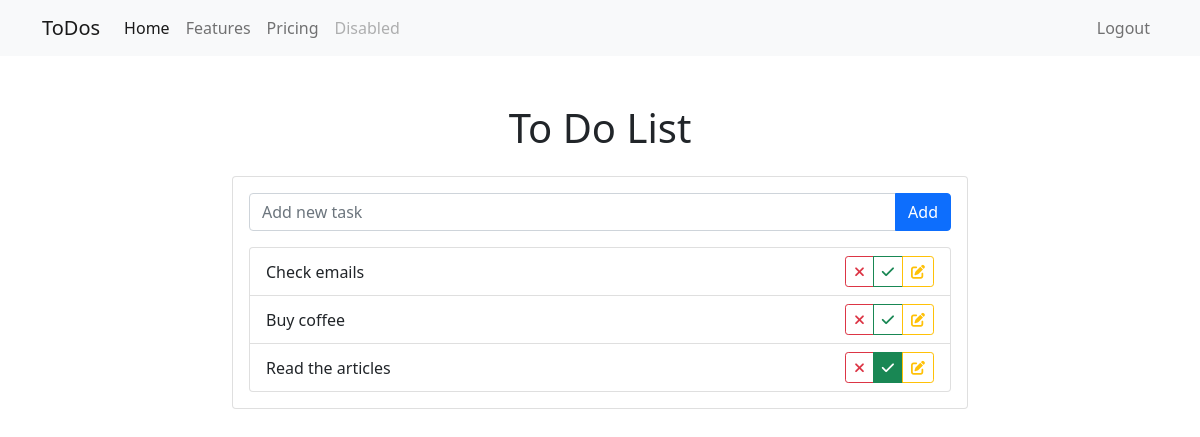
The app's page / (signed in), older data.
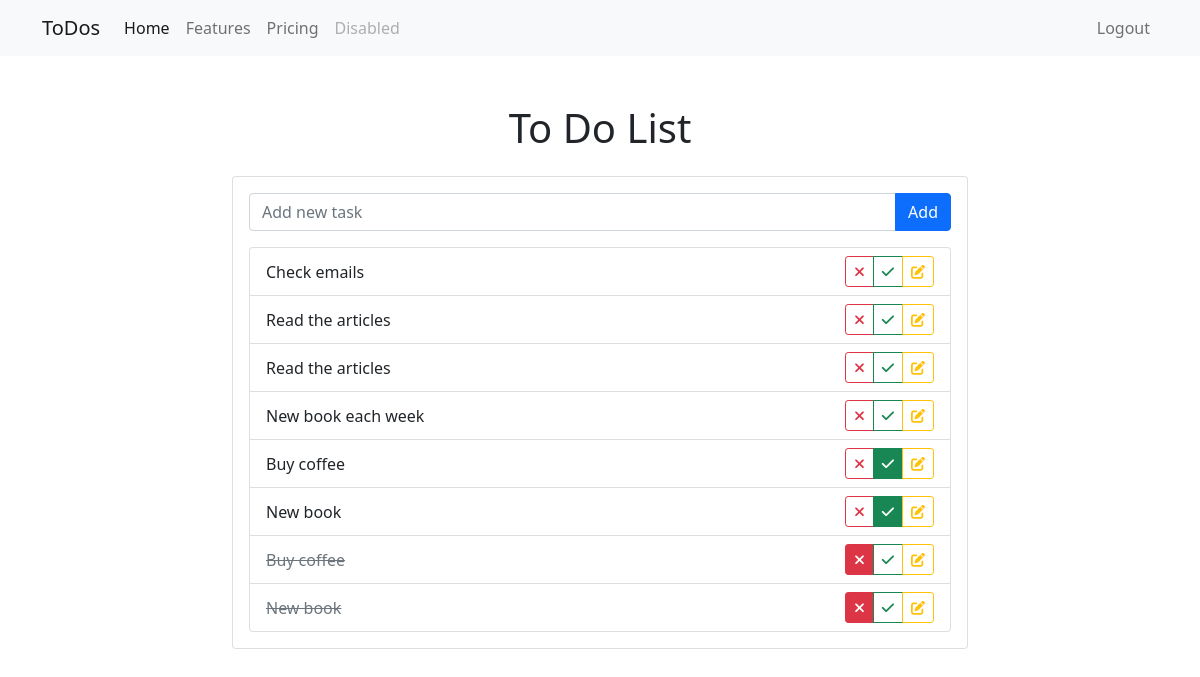
The same page, newer data.
### todo_app/models.py (models this page shows, shortened)
class TODO(models.Model):
    title = models.CharField(max_length=128)
    completed = models.BooleanField(default=False)
    archived = models.BooleanField(default=False)
    created_at = models.DateTimeField(auto_now_add=True)
    updated_at = models.DateTimeField(auto_now=True)
    user = models.ForeignKey(User, on_delete=models.CASCADE)

### todo_app/views.py (the view)
# urls.py: path('', views.HomeView.as_view(), name='home' ),
class HomeView(LoginRequiredMixin, View):
    login_url = reverse_lazy('todo_app:login')
    def get(self, request):
        todo_form = TODOForm()
        todos = TODO.objects.filter(user=request.user).order_by('archived', 'completed', 'created_at')
        return render(request, 'todo_app/index.html', {
            'todos': todos,
            'todo_form': todo_form,
        })

### todo_app/forms.py
class TODOForm(forms.Form):
    title = forms.CharField(max_length=128, label='', widget=forms.TextInput(attrs={
        'placeholder': 'Add new task',
        'class': 'form-control'
    }))

### todo_app/templates/todo_app/index.html (shortened to what this page needs)
{% extends 'base.html' %}
{% load crispy_forms_tags crispy_forms_filters %}
{% block navbar %}
  {% include 'todo_app/nav.html' %}
{% endblock %}
{% block content %}
  <div class="container mt-5">
    <h1 class="text-center mb-4">To Do List</h1>
    <div class="row justify-content-center">
      <div class="col-md-8">
        <div class="card">
          <div class="card-body">
            <form id="todo-form" method="post" action="{% url 'todo_app:add_todo' %}">
              <div class="input-group mb-3">
                {% for field in todo_form %}
                  {{ field }}
                {% endfor %}
                <button class="btn btn-primary" type="submit">Add</button>
              </div>
            </form>
            {% if todos %}
              <ul class="list-group" id="todo-list">
                {% for todo in todos %}
                  <li class="list-group-item d-flex justify-content-between align-items-center">
                    <span class=" {% if todo.archived %} text-decoration-line-through text-secondary {% endif %}">{{ todo.title }}</span>
                    <div class="btn-group">
                      <a href="{% url 'todo_app:delete_todo' todo.id %}" class="btn btn{% if not todo.archived %}-outline{% endif %}-danger btn-sm"><i
                          class="fa-solid fa-xmark"></i></a>
                      <a href="{% url 'todo_app:complete_todo' todo.id %}"
                         class="btn btn{% if not todo.completed %}-outline{% endif %}-success btn-sm"><i
                          class="fa-solid fa-check"></i></a>
                      <a href="{% url 'todo_app:edit_todo' todo.id %}" class="btn btn-outline-warning btn-sm"><i
                          class="fa-solid fa-pen-to-square"></i></a>
                    </div>
                  </li>
                {% endfor %}
              </ul>
            {% endif %}
          </div>
        </div>
      </div>
    </div>
  </div>
{% endblock %}

### templates/base.html (shortened to what this page needs)
{% load static %}
<!doctype html>
<html lang="en">
<head>
  <link rel="stylesheet" href="{% static 'bootstrap.css' %}"/>
  <link rel="stylesheet" href="https://cdnjs.cloudflare.com/ajax/libs/font-awesome/6.7.2/css/all.min.css"
/>
</head>
<body>
{% block navbar %}
{% endblock %}
{% block content %}{% endblock %}
</body>
</html>

### todo_app/templates/todo_app/nav.html
<nav class="navbar navbar-expand-lg navbar-light bg-light">
  <div class="container">
    <a class="navbar-brand" href="{% url 'todo_app:home' %}">ToDos</a>
    <div class="collapse navbar-collapse justify-content-between" id="navbarNavAltMarkup">
      <div class="navbar-nav">
        <a class="nav-link active" aria-current="page" href="#">Home</a>
        <a class="nav-link" href="#">Features</a>
        <a class="nav-link" href="#">Pricing</a>
        <a class="nav-link disabled" href="#" tabindex="-1" aria-disabled="true"
           style="margin-right: auto; display: block">Disabled</a>
      </div>
      <div class="align-self-end navbar-nav">
        {% if user.is_authenticated %}
          <a href="{% url 'todo_app:logout' %}" class="nav-link" style="display: block">Logout</a>
        {% else %}
          <a href="{% url 'todo_app:login' %}" class="nav-link" style="display: block">Login</a>
        {% endif %}
      </div>
    </div>
  </div>
</nav>

Row changes from the older to the newer data that the page shows:
changed TODO (number 2 of 8 on the later page): completed True → False (drawn); moves up the list
added TODO: title "Read the articles"
added TODO: title "New book each week"
changed TODO (number 5 of 8 on the later page): completed False → True (drawn)
added TODO: title "New book", completed True (drawn)
added TODO: title "Buy coffee", archived True (drawn)
added TODO: title "New book", archived True (drawn)
